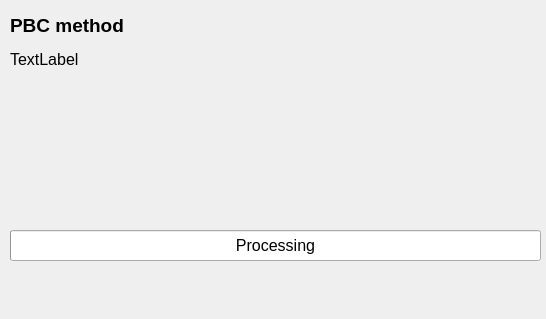
<ui version="4.0" >
 <class>WpsPbc</class>
 <widget class="QWidget" name="WpsPbc" >
  <property name="geometry" >
   <rect>
    <x>0</x>
    <y>0</y>
    <width>546</width>
    <height>319</height>
   </rect>
  </property>
  <property name="windowTitle" >
   <string/>
  </property>
  <widget class="QLabel" name="label" >
   <property name="geometry" >
    <rect>
     <x>10</x>
     <y>10</y>
     <width>501</width>
     <height>31</height>
    </rect>
   </property>
   <property name="font" >
    <font>
     <pointsize>14</pointsize>
     <weight>75</weight>
     <bold>true</bold>
    </font>
   </property>
   <property name="text" >
    <string>PBC method</string>
   </property>
  </widget>
  <widget class="QProgressBar" name="progressBar" >
   <property name="geometry" >
    <rect>
     <x>10</x>
     <y>230</y>
     <width>531</width>
     <height>31</height>
    </rect>
   </property>
   <property name="font" >
    <font>
     <pointsize>12</pointsize>
    </font>
   </property>
   <property name="maximum" >
    <number>1200</number>
   </property>
   <property name="value" >
    <number>0</number>
   </property>
   <property name="orientation" >
    <enum>Qt::Horizontal</enum>
   </property>
   <property name="format" >
    <string>Processing</string>
   </property>
  </widget>
  <widget class="QLabel" name="lblComment" >
   <property name="geometry" >
    <rect>
     <x>10</x>
     <y>50</y>
     <width>521</width>
     <height>121</height>
    </rect>
   </property>
   <property name="font" >
    <font>
     <pointsize>12</pointsize>
    </font>
   </property>
   <property name="text" >
    <string>TextLabel</string>
   </property>
   <property name="alignment" >
    <set>Qt::AlignLeading|Qt::AlignLeft|Qt::AlignTop</set>
   </property>
  </widget>
 </widget>
 <resources/>
 <connections/>
</ui>
